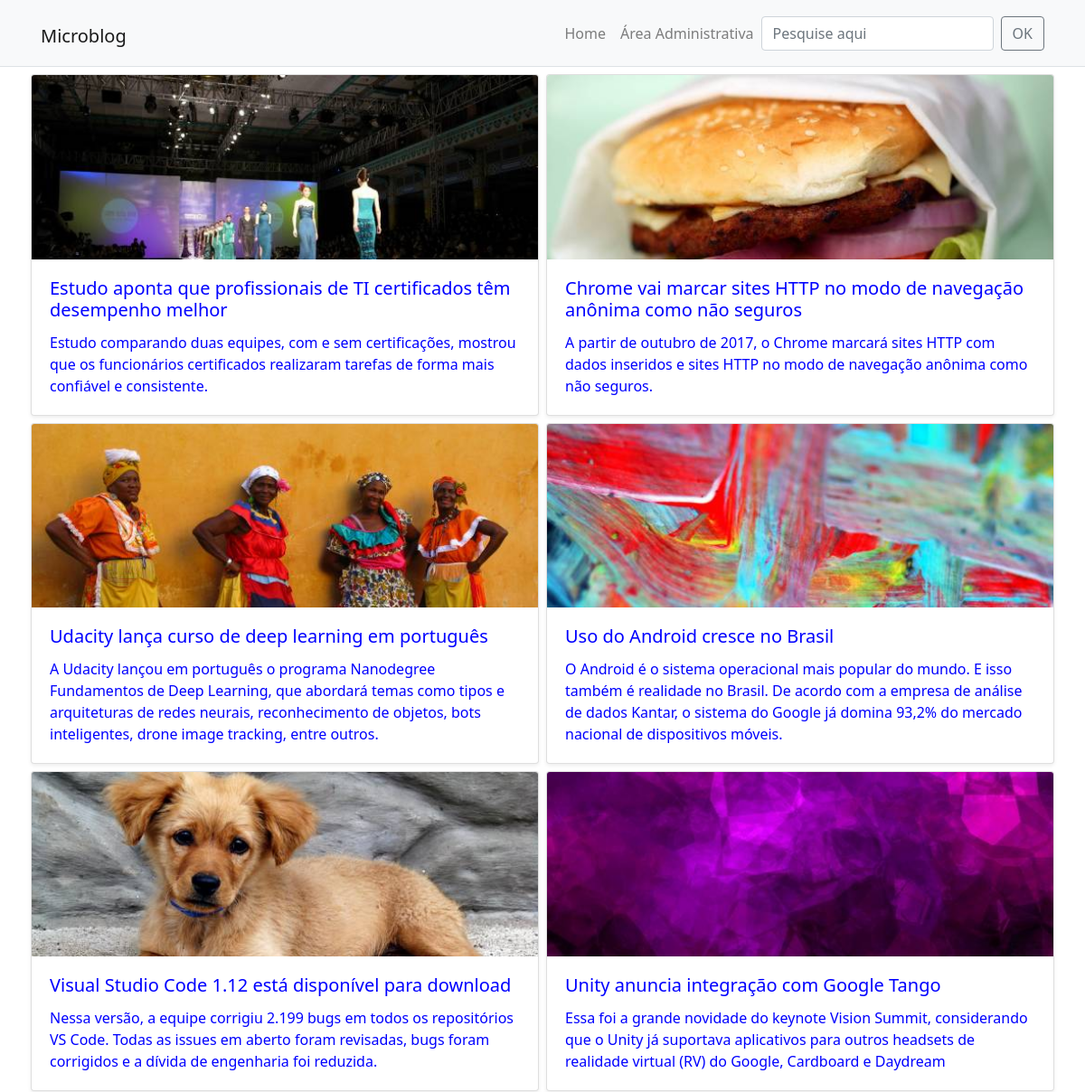
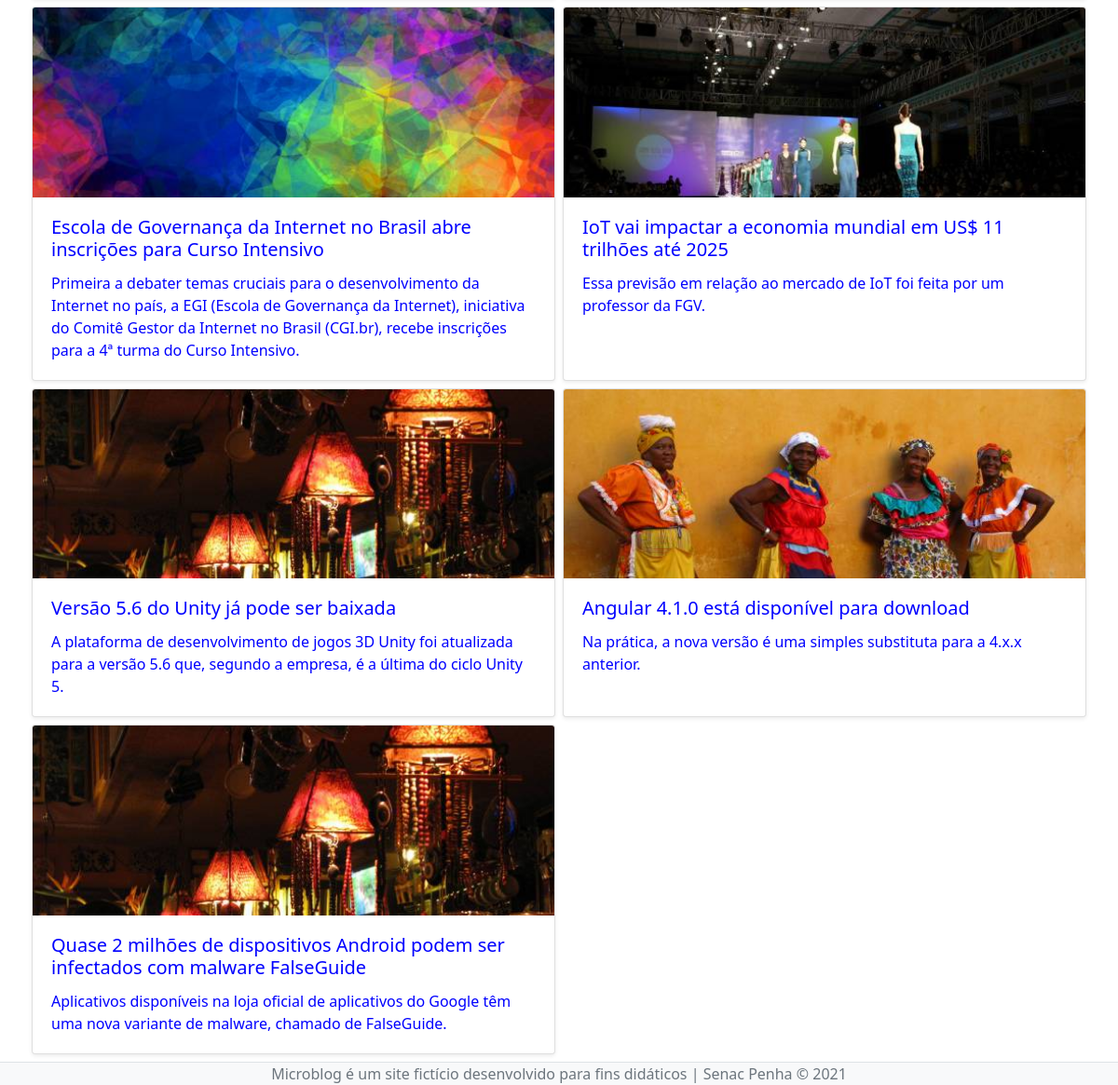
Screenshot of /microblog_inicial/index.php with the database file from the repository (2 pictures, top to bottom).
### tables this page shows
CREATE TABLE posts(
	id SMALLINT NOT NULL PRIMARY KEY AUTO_INCREMENT,
	data DATETIME NOT NULL DEFAULT CURRENT_TIMESTAMP,
	titulo VARCHAR(100) NOT NULL,
	texto TEXT NOT NULL,
	resumo TEXT NOT NULL,
  	imagem VARCHAR(40) NOT NULL,
  	usuario_id SMALLINT NOT NULL
);

### microblog_inicial/inc/funcoes-posts.php (called while the page is built, shortened)
<?php
function lerTodosOsPosts($conexao){
    $sql = "SELECT id, data, titulo, resumo, imagem FROM posts ORDER BY data DESC";
    $resultado = mysqli_query($conexao, $sql) or die(mysqli_error($conexao));
    $posts = [];
    while( $post = mysqli_fetch_assoc($resultado) ){
        array_push($posts, $post);
    }
    return $posts;
}

### microblog_inicial/index.php (the view)
<?php
require "inc/funcoes-posts.php";
require "inc/cabecalho.php";
$posts = lerTodosOsPosts($conexao);
?>
	<div class="row my-1 mx-md-n1">
		<?php foreach($posts as $post){ ?>
		<div class="col-md-6 my-1 px-md-1">
			<article class="card shadow-sm h-100">
				<a href="post-detalhe.php?id=<?=$post['id']?>" class="card-link">
					<img class="card-img-top" src="imagens/<?=$post['imagem']?>" alt="Imagem de destaque do post">
					<div class="card-body">
						<h5 class="card-title"><?=$post['titulo']?></h5>
						<p class="card-text"><?=$post['resumo']?></p>
					</div>
				</a>
			</article>
		</div>
		<?php } ?>
	</div>
<?php require "inc/rodape.php"; ?>

### microblog_inicial/inc/cabecalho.php (shortened to what this page needs)
<!doctype html>
<html lang="pt-br">
<head>
<link rel="stylesheet" href="https://stackpath.bootstrapcdn.com/bootstrap/4.1.3/css/bootstrap.min.css">
<link rel="stylesheet" href="css/style.css">
</head>
<body>
<header id="topo" class="sticky-top border-bottom">
	<nav class="navbar navbar-expand-lg navbar-light bg-light">
		<div class="container">
			<h1>
				<a class="navbar-brand" href="index.php">Microblog</a>
			</h1>
			<div class="collapse navbar-collapse" id="navbarSupportedContent">
				<ul class="navbar-nav ml-auto">
					<li class="nav-item">
						<a class="nav-link" href="index.php">
							Home <span class="sr-only">(current)</span>
						</a>
					</li>
					<li class="nav-item">
						<a class="nav-link" href="admin/index.php">Área Administrativa</a>
					</li>
				</ul>
				<form class="form-inline my-2 my-lg-0" method="get" action="search.php">
					<input class="form-control mr-sm-2" type="search" placeholder="Pesquise aqui" aria-label="Search" name="q"
						id="q">
					<button class="btn btn-outline-secondary my-2 my-sm-0" type="submit">OK</button>
				</form>
			</div>
		</div>
	</nav>
</header>
<main class="container">

### microblog_inicial/inc/rodape.php (shortened to what this page needs)
    </main>
<footer class="footer bg-light border-top">
  <div class="container text-center">
    <span class="text-muted">
      Microblog é um site fictício desenvolvido para fins didáticos | Senac Penha &copy; 2021
    </span>
  </div>
</footer>
</body>
</html>

### crud-php-mysql_inicial/css/style.css (style rules this page uses)
html { font-size: 16px; }
body { font-family: "Segoe UI", Arial, sans-serif; }
a { text-decoration: none; color: blue; }

### rows the page displays
posts: imagem (picture), titulo "Estudo aponta que profissionais de TI certificados têm desempenho melhor", resumo "Estudo comparando duas equipes, com e sem certificações, mostrou que os funcionários certificados realizaram tarefas de forma mais confiável e consistente."
posts: imagem (picture), titulo "Chrome vai marcar sites HTTP no modo de navegação anônima como não seguros", resumo "A partir de outubro de 2017, o Chrome marcará sites HTTP com dados inseridos e sites HTTP no modo de navegação anônima como não seguros."
posts: imagem (picture), titulo "Udacity lança curso de deep learning em português", resumo "A Udacity lançou em português o programa Nanodegree Fundamentos de Deep Learning, que abordará temas como tipos e arquiteturas de redes neurais, reconhecimento de objetos, bots inteligentes, drone image tracking, entre outros."
posts: imagem (picture), titulo "Uso do Android cresce no Brasil", resumo "O Android é o sistema operacional mais popular do mundo. E isso também é realidade no Brasil. De acordo com a empresa de análise de dados Kantar, o sistema do Google já domina 93,2% do mercado nacional de dispositivos móveis."
posts: imagem (picture), titulo "Visual Studio Code 1.12 está disponível para download", resumo "Nessa versão, a equipe corrigiu 2.199 bugs em todos os repositórios VS Code. Todas as issues em aberto foram revisadas, bugs foram corrigidos e a dívida de engenharia foi reduzida."
posts: imagem (picture), titulo "Unity anuncia integração com Google Tango", resumo "Essa foi a grande novidade do keynote Vision Summit, considerando que o Unity já suportava aplicativos para outros headsets de realidade virtual (RV) do Google, Cardboard e Daydream"
posts: imagem (picture), titulo "Escola de Governança da Internet no Brasil abre inscrições para Curso Intensivo", resumo "Primeira a debater temas cruciais para o desenvolvimento da Internet no país, a EGI (Escola de Governança da Internet), iniciativa do Comitê Gestor da Internet no Brasil (CGI.br), recebe inscrições para a 4ª turma do Curso Intensivo."
posts: imagem (picture), titulo "IoT vai impactar a economia mundial em US$ 11 trilhões até 2025", resumo "Essa previsão em relação ao mercado de IoT foi feita por um professor da FGV."
posts: imagem (picture), titulo "Versão 5.6 do Unity já pode ser baixada", resumo "A plataforma de desenvolvimento de jogos 3D Unity foi atualizada para a versão 5.6 que, segundo a empresa, é a última do ciclo Unity 5."
posts: imagem (picture), titulo "Angular 4.1.0 está disponível para download", resumo "Na prática, a nova versão é uma simples substituta para a 4.x.x anterior."
posts: imagem (picture), titulo "Quase 2 milhões de dispositivos Android podem ser infectados com malware FalseGuide", resumo "Aplicativos disponíveis na loja oficial de aplicativos do Google têm uma nova variante de malware, chamado de FalseGuide."
